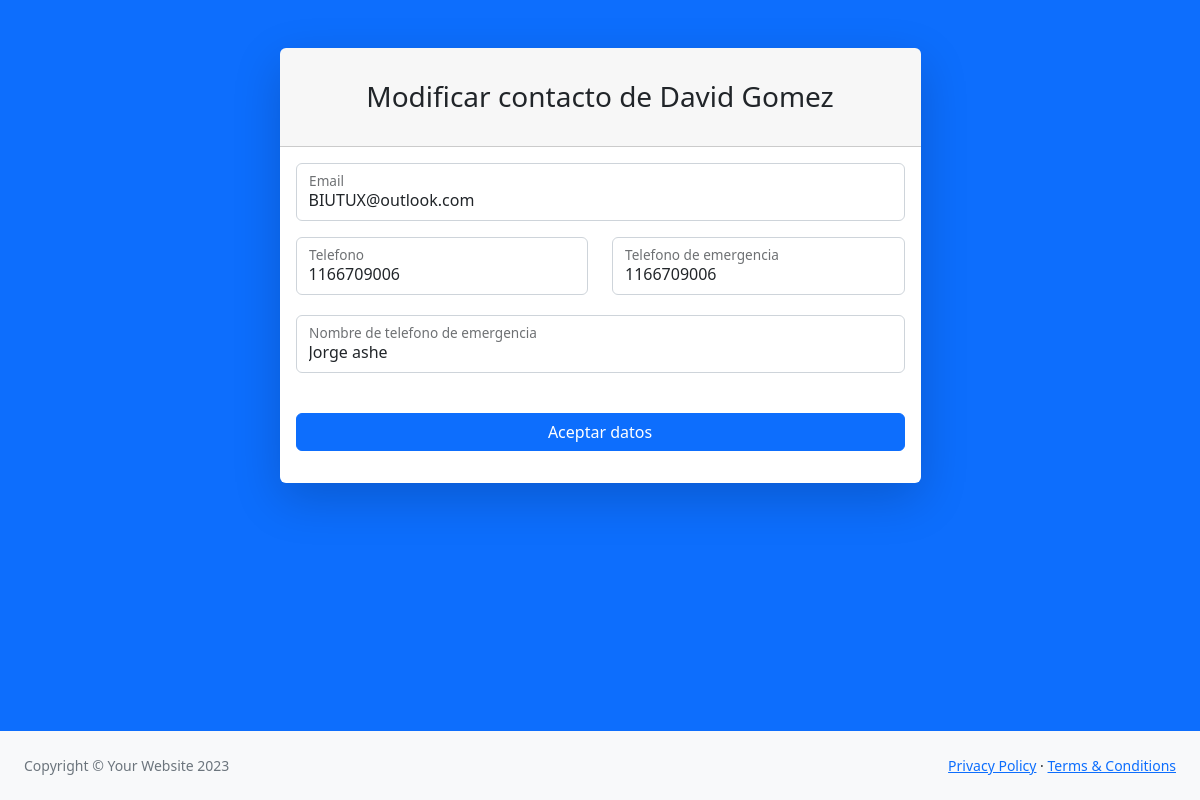
Screenshot of /modificar_contacto/1 with the database file from the repository.
### starke_app/models.py (models this page shows)
class client_register_model(models.Model):
    nombre=models.CharField(max_length=100,blank= True, null=True)
    apellido=models.CharField(max_length=100,blank= True, null=True)
    edad= models.IntegerField(blank= True, null=True)
    fecha_nacimiento= models.DateField(blank= True, null=True)
    email=models.EmailField(max_length=100,blank= True, null=True)
    telefono=models.IntegerField(blank= True, null=True)
    telefono_emergencia=models.IntegerField(blank= True, null=True)
    nombre_emergencia=models.CharField(max_length=100,blank= True, null=True)
    SI = 'Si'
    NO = 'No'
    OPCIONES_SN = [(SI,'Si'),
                   (NO,'No')]
    problemas_cardiacos = models.CharField(max_length= 5,
                                  blank = True,
                                  choices= OPCIONES_SN,
                                  default=NO)
    problemas_asma = models.CharField(max_length= 5,
                                  blank = True,
                                  choices= OPCIONES_SN,
                                  default=NO)
    lesion_pregunta = models.CharField(max_length= 5,
                                  blank = True,
                                  choices= OPCIONES_SN,
                                  default=NO)
    especificar_lesion = models.TextField(max_length= 500, blank= True, null=True)
    UNO = 1
    DOS=2
    TRES=3
    CUATRO=4
    CINCO=5
    SEIS=6
    SIETE=7
    OPCIONES_DIAS = [(UNO,1),(DOS,2),(TRES,3),(CUATRO,4),(CINCO,5),(SEIS,6),(SIETE,7)]
    disciplina = models.ForeignKey(disciplinas_model,
                                   on_delete = models.CASCADE,
                                   null=True,blank=True)
    dias = models.IntegerField(blank=True,null= True,
                               choices = OPCIONES_DIAS,
                               default = UNO)
    DIARIO = 'Diario'
    MENSUAL = 'Mensual'
    SEMANAL = 'Semanal'
    DIARIO = 'Diario'
    OPCIONES_PLAN = [(DIARIO,'Diario'),
                 (MENSUAL,'Mensual'),
                  (SEMANAL,'Semanal'),
                  (DIARIO,'Diario')
                 ]
    plan = models.CharField(max_length= 20,
                                  blank = True,
                                  null=True,
                                  choices= OPCIONES_PLAN,
                                  default=MENSUAL)

### starke_app/views.py (the view)
# urls.py: path('modificar_contacto/<id>',modificar_contacto, name = 'modificar_contacto'),
def modificar_contacto(request,id):
    cliente = client_register_model.objects.get(id=id)
    if request.method=='POST':
        form = client_register_form(request.POST)
        if form.is_valid():
            info = form.cleaned_data
            cliente.email = info['email']
            cliente.telefono = info['telefono']
            cliente.telefono_emergencia= info['telefono_emergencia']
            cliente.nombre_emergencia = info['nombre_emergencia']
            cliente.save()
            return redirect('table_contacto')
    else:
        form = client_register_form(initial={
        'email':cliente.email,
        'telefono':cliente.telefono,
        'telefono_emergencia':cliente.telefono_emergencia,
        'nombre_emergencia':cliente.nombre_emergencia
        })
        return render(request,'starke_app/modificar/modificar_contacto.html',{'form':form,'id':id,
                                                                           'nombre':cliente.nombre,
                                                                           'apellido':cliente.apellido})

### starke_app/templates/starke_app/modificar/modificar_contacto.html (shortened to what this page needs)
<!DOCTYPE html>
<html lang="en">
    <head>
        {% load static %}
        <link href="{% static 'starke_app/css/styles.css' %}" rel="stylesheet" />
    </head>
    <body class="bg-primary">
        <div id="layoutAuthentication">
            <div id="layoutAuthentication_content">
                <main>
                    <div class="container">
                        <div class="row justify-content-center">
                            <div class="col-lg-7">
                                <div class="card shadow-lg border-0 rounded-lg mt-5">
                                    <div class="card-header"><h3 class="text-center font-weight-light my-4">Modificar contacto de {{ nombre }} {{ apellido }}</h3></div>
                                    <div class="card-body">
                                        <form  action="{% url 'modificar_contacto' id %}" method ='POST'>{% csrf_token %}
                                            <div class="form-floating mb-3">
                                                {{ form.email }}
                                                 <label for="inputEmail">Email</label>
                                            </div>
                                            <div class="row mb-3">
                                                <div class="col-md-6">
                                                    <div class="form-floating mb-3 mb-md-0">
                                                        {{ form.telefono }}
                                                        <label for="inputPassword">Telefono</label>
                                                    </div>
                                                </div>
                                                <div class="col-md-6">
                                                    <div class="form-floating mb-3 mb-md-0">
                                                        {{ form.telefono_emergencia }}
                                                        <label for="inputPassword">Telefono de emergencia</label>
                                                    </div>
                                                </div>
                                                <div class="form-floating mb-3" style="margin-top: 20px;">
                                                    <div class="form-floating mb-3 mb-md-0">
                                                        {{ form.nombre_emergencia }}
                                                        <label for="inputPassword">Nombre de telefono de emergencia</label>
                                                    </div>
                                                </div>
                                            <div class="mt-4 mb-0">
                                                <div class="d-grid"><input type="submit" class="btn btn-primary btn-block" value="Aceptar datos"> </div>
                                            </div>
                                        </form>
                                    </div>
                                </div>
                            </div>
                        </div>
                    </div>
                </main>
            </div>
            <div id="layoutAuthentication_footer">
                <footer class="py-4 bg-light mt-auto">
                    <div class="container-fluid px-4">
                        <div class="d-flex align-items-center justify-content-between small">
                            <div class="text-muted">Copyright &copy; Your Website 2023</div>
                            <div>
                                <a href="#">Privacy Policy</a>
                                &middot;
                                <a href="#">Terms &amp; Conditions</a>
                            </div>
                        </div>
                    </div>
                </footer>
            </div>
        </div>
    </body>
</html>

### rows the page displays
client_register_model: nombre "David", apellido "Gomez", email "BIUTUX@outlook.com", telefono "1166709006", telefono_emergencia "1166709006", nombre_emergencia "Jorge ashe"
